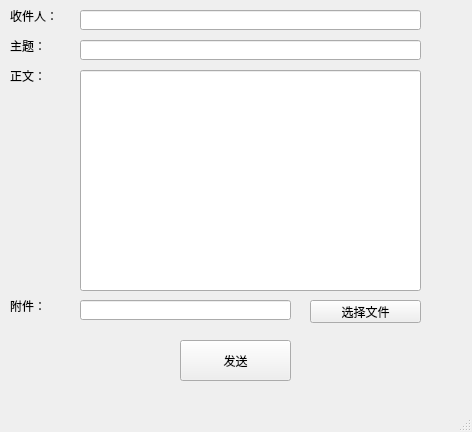
<?xml version="1.0" encoding="UTF-8"?>
<ui version="4.0">
 <class>MainWindow</class>
 <widget class="QMainWindow" name="MainWindow">
  <property name="geometry">
   <rect>
    <x>0</x>
    <y>0</y>
    <width>472</width>
    <height>432</height>
   </rect>
  </property>
  <property name="windowTitle">
   <string>MainWindow</string>
  </property>
  <widget class="QWidget" name="centralwidget">
   <widget class="QLineEdit" name="lineEdit">
    <property name="geometry">
     <rect>
      <x>80</x>
      <y>10</y>
      <width>341</width>
      <height>20</height>
     </rect>
    </property>
   </widget>
   <widget class="QLabel" name="label">
    <property name="geometry">
     <rect>
      <x>10</x>
      <y>40</y>
      <width>54</width>
      <height>12</height>
     </rect>
    </property>
    <property name="text">
     <string>主题：</string>
    </property>
   </widget>
   <widget class="QLabel" name="label_2">
    <property name="geometry">
     <rect>
      <x>10</x>
      <y>70</y>
      <width>54</width>
      <height>12</height>
     </rect>
    </property>
    <property name="text">
     <string>正文：</string>
    </property>
   </widget>
   <widget class="QLineEdit" name="lineEdit_2">
    <property name="geometry">
     <rect>
      <x>80</x>
      <y>40</y>
      <width>341</width>
      <height>20</height>
     </rect>
    </property>
   </widget>
   <widget class="QPushButton" name="pushButton">
    <property name="geometry">
     <rect>
      <x>180</x>
      <y>340</y>
      <width>111</width>
      <height>41</height>
     </rect>
    </property>
    <property name="text">
     <string>发送</string>
    </property>
   </widget>
   <widget class="QLabel" name="label_3">
    <property name="geometry">
     <rect>
      <x>10</x>
      <y>10</y>
      <width>54</width>
      <height>12</height>
     </rect>
    </property>
    <property name="text">
     <string>收件人：</string>
    </property>
   </widget>
   <widget class="QLineEdit" name="lineEdit_3">
    <property name="geometry">
     <rect>
      <x>80</x>
      <y>70</y>
      <width>341</width>
      <height>221</height>
     </rect>
    </property>
   </widget>
   <widget class="QLabel" name="label_4">
    <property name="geometry">
     <rect>
      <x>10</x>
      <y>300</y>
      <width>54</width>
      <height>12</height>
     </rect>
    </property>
    <property name="text">
     <string>附件：</string>
    </property>
   </widget>
   <widget class="QLineEdit" name="lineEdit_4">
    <property name="geometry">
     <rect>
      <x>80</x>
      <y>300</y>
      <width>211</width>
      <height>20</height>
     </rect>
    </property>
   </widget>
   <widget class="QPushButton" name="pushButton_2">
    <property name="geometry">
     <rect>
      <x>310</x>
      <y>300</y>
      <width>111</width>
      <height>23</height>
     </rect>
    </property>
    <property name="text">
     <string>选择文件</string>
    </property>
   </widget>
  </widget>
  <widget class="QMenuBar" name="menubar">
   <property name="geometry">
    <rect>
     <x>0</x>
     <y>0</y>
     <width>472</width>
     <height>23</height>
    </rect>
   </property>
  </widget>
  <widget class="QStatusBar" name="statusbar"/>
 </widget>
 <resources/>
 <connections>
  <connection>
   <sender>pushButton</sender>
   <signal>clicked()</signal>
   <receiver>MainWindow</receiver>
   <slot>send()</slot>
   <hints>
    <hint type="sourcelabel">
     <x>261</x>
     <y>405</y>
    </hint>
    <hint type="destinationlabel">
     <x>152</x>
     <y>212</y>
    </hint>
   </hints>
  </connection>
  <connection>
   <sender>pushButton_2</sender>
   <signal>clicked()</signal>
   <receiver>MainWindow</receiver>
   <slot>openfile()</slot>
   <hints>
    <hint type="sourcelabel">
     <x>349</x>
     <y>333</y>
    </hint>
    <hint type="destinationlabel">
     <x>353</x>
     <y>367</y>
    </hint>
   </hints>
  </connection>
 </connections>
 <slots>
  <slot>send()</slot>
  <slot>openfile()</slot>
 </slots>
</ui>
